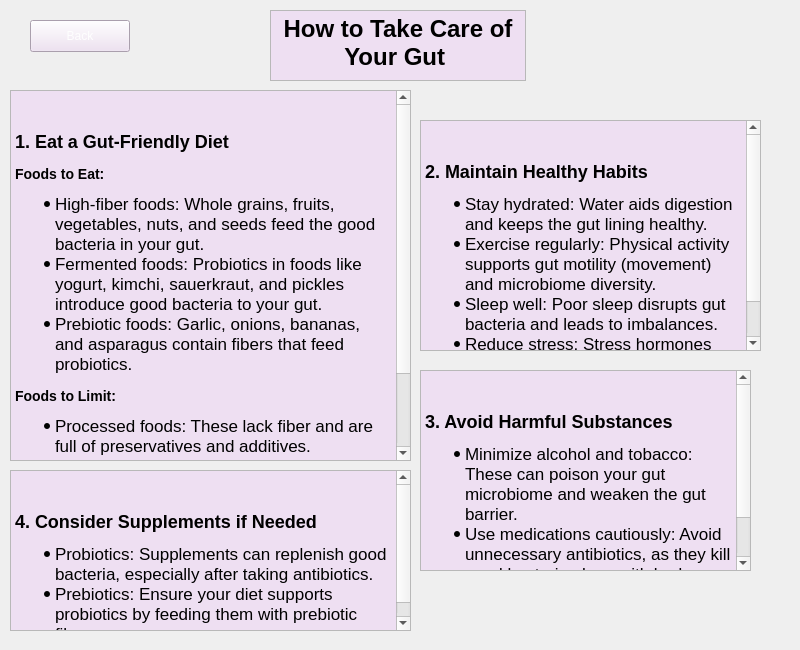
<?xml version="1.0" encoding="UTF-8"?>
<ui version="4.0">
 <class>HowToStayHealthyWidget</class>
 <widget class="QWidget" name="HowToStayHealthyWidget">
  <property name="geometry">
   <rect>
    <x>0</x>
    <y>0</y>
    <width>800</width>
    <height>650</height>
   </rect>
  </property>
  <property name="windowTitle">
   <string>Form</string>
  </property>
  <widget class="QPushButton" name="backToTeachingWidgetButton">
   <property name="geometry">
    <rect>
     <x>30</x>
     <y>20</y>
     <width>100</width>
     <height>32</height>
    </rect>
   </property>
   <property name="styleSheet">
    <string notr="true">background-color: rgb(238, 223, 242);
color: rgb(254, 254, 254);</string>
   </property>
   <property name="text">
    <string>Back</string>
   </property>
  </widget>
  <widget class="QTextBrowser" name="textBrowser">
   <property name="geometry">
    <rect>
     <x>270</x>
     <y>10</y>
     <width>256</width>
     <height>71</height>
    </rect>
   </property>
   <property name="html">
    <string>&lt;!DOCTYPE HTML PUBLIC &quot;-//W3C//DTD HTML 4.0//EN&quot; &quot;http://www.w3.org/TR/REC-html40/strict.dtd&quot;&gt;
&lt;html&gt;&lt;head&gt;&lt;meta name=&quot;qrichtext&quot; content=&quot;1&quot; /&gt;&lt;meta charset=&quot;utf-8&quot; /&gt;&lt;title&gt;How to Take Care of Your Gut&lt;/title&gt;&lt;style type=&quot;text/css&quot;&gt;
p, li { white-space: pre-wrap; }
hr { height: 1px; border-width: 0; }
li.unchecked::marker { content: &quot;\2610&quot;; }
li.checked::marker { content: &quot;\2612&quot;; }
&lt;/style&gt;&lt;/head&gt;&lt;body style=&quot; font-family:'Segoe UI'; font-size:9pt; font-weight:400; font-style:normal;&quot; bgcolor=&quot;#eedff2&quot;&gt;
&lt;h1 align=&quot;center&quot; style=&quot; margin-top:40px; margin-bottom:30px; margin-left:0px; margin-right:0px; -qt-block-indent:0; text-indent:0px;&quot;&gt;&lt;span style=&quot; font-family:'Times New Roman','Times','serif'; font-size:13pt; font-weight:700; color:#000000;&quot;&gt;How to Take Care of Your Gut&lt;/span&gt;&lt;span style=&quot; font-family:'.AppleSystemUIFont'; font-size:13pt; font-weight:700;&quot;&gt; &lt;/span&gt;&lt;/h1&gt;&lt;/body&gt;&lt;/html&gt;</string>
   </property>
  </widget>
  <widget class="QTextBrowser" name="textBrowser_2">
   <property name="geometry">
    <rect>
     <x>10</x>
     <y>90</y>
     <width>401</width>
     <height>371</height>
    </rect>
   </property>
   <property name="html">
    <string>&lt;!DOCTYPE HTML PUBLIC &quot;-//W3C//DTD HTML 4.0//EN&quot; &quot;http://www.w3.org/TR/REC-html40/strict.dtd&quot;&gt;
&lt;html&gt;&lt;head&gt;&lt;meta name=&quot;qrichtext&quot; content=&quot;1&quot; /&gt;&lt;meta charset=&quot;utf-8&quot; /&gt;&lt;title&gt;Eat a Gut-Friendly Diet&lt;/title&gt;&lt;style type=&quot;text/css&quot;&gt;
p, li { white-space: pre-wrap; }
hr { height: 1px; border-width: 0; }
li.unchecked::marker { content: &quot;\2610&quot;; }
li.checked::marker { content: &quot;\2612&quot;; }
&lt;/style&gt;&lt;/head&gt;&lt;body style=&quot; font-family:'Segoe UI'; font-size:9pt; font-weight:400; font-style:normal;&quot; bgcolor=&quot;#eedff2&quot;&gt;
&lt;p style=&quot; margin-top:0px; margin-bottom:0px; margin-left:0px; margin-right:0px; -qt-block-indent:0; text-indent:0px;&quot;&gt;&lt;span style=&quot; font-family:'Times New Roman','Times','serif'; font-size:13pt; color:#000000;&quot;&gt;    &lt;/span&gt;&lt;/p&gt;
&lt;h2 style=&quot; margin-top:16px; margin-bottom:12px; margin-left:0px; margin-right:0px; -qt-block-indent:0; text-indent:0px;&quot;&gt;&lt;span style=&quot; font-family:'Times New Roman','Times','serif'; font-size:13pt; font-weight:700; color:#000000;&quot;&gt;1. Eat a Gut-Friendly Diet    &lt;/span&gt;&lt;/h2&gt;
&lt;h3 style=&quot; margin-top:14px; margin-bottom:12px; margin-left:0px; margin-right:0px; -qt-block-indent:0; text-indent:0px;&quot;&gt;&lt;span style=&quot; font-family:'Times New Roman','Times','serif'; font-size:13pt; font-weight:700; color:#000000;&quot;&gt;Foods to Eat:    &lt;/span&gt;&lt;/h3&gt;
&lt;ul style=&quot;margin-top: 0px; margin-bottom: 0px; margin-left: 0px; margin-right: 0px; -qt-list-indent: 1;&quot;&gt;
&lt;li style=&quot; font-family:'Times New Roman','Times','serif'; font-size:13pt; color:#000000;&quot; style=&quot; margin-top:12px; margin-bottom:0px; margin-left:0px; margin-right:0px; -qt-block-indent:0; text-indent:0px;&quot;&gt;High-fiber foods: Whole grains, fruits, vegetables, nuts, and seeds feed the good bacteria in your gut.        &lt;/li&gt;
&lt;li style=&quot; font-family:'Times New Roman','Times','serif'; font-size:13pt; color:#000000;&quot; style=&quot; margin-top:0px; margin-bottom:0px; margin-left:0px; margin-right:0px; -qt-block-indent:0; text-indent:0px;&quot;&gt;Fermented foods: Probiotics in foods like yogurt, kimchi, sauerkraut, and pickles introduce good bacteria to your gut.        &lt;/li&gt;
&lt;li style=&quot; font-family:'Times New Roman','Times','serif'; font-size:13pt; color:#000000;&quot; style=&quot; margin-top:0px; margin-bottom:12px; margin-left:0px; margin-right:0px; -qt-block-indent:0; text-indent:0px;&quot;&gt;Prebiotic foods: Garlic, onions, bananas, and asparagus contain fibers that feed probiotics.        &lt;/li&gt;&lt;/ul&gt;
&lt;h3 style=&quot; margin-top:14px; margin-bottom:12px; margin-left:0px; margin-right:0px; -qt-block-indent:0; text-indent:0px;&quot;&gt;&lt;span style=&quot; font-family:'Times New Roman','Times','serif'; font-size:13pt; font-weight:700; color:#000000;&quot;&gt;Foods to Limit:    &lt;/span&gt;&lt;/h3&gt;
&lt;ul style=&quot;margin-top: 0px; margin-bottom: 0px; margin-left: 0px; margin-right: 0px; -qt-list-indent: 1;&quot;&gt;
&lt;li style=&quot; font-family:'Times New Roman','Times','serif'; font-size:13pt; color:#000000;&quot; style=&quot; margin-top:12px; margin-bottom:0px; margin-left:0px; margin-right:0px; -qt-block-indent:0; text-indent:0px;&quot;&gt;Processed foods: These lack fiber and are full of preservatives and additives.        &lt;/li&gt;
&lt;li style=&quot; font-family:'Times New Roman','Times','serif'; font-size:13pt; color:#000000;&quot; style=&quot; margin-top:0px; margin-bottom:0px; margin-left:0px; margin-right:0px; -qt-block-indent:0; text-indent:0px;&quot;&gt;Foods high in sugar and saturated fats: These encourage harmful bacteria to grow.        &lt;/li&gt;
&lt;li style=&quot; font-family:'Times New Roman','Times','serif'; font-size:13pt; color:#000000;&quot; style=&quot; margin-top:0px; margin-bottom:12px; margin-left:0px; margin-right:0px; -qt-block-indent:0; text-indent:0px;&quot;&gt;Red meat and egg yolks (in excess): Some bacteria turn these into TMAO, a harmful chemical.    &lt;/li&gt;&lt;/ul&gt;&lt;/body&gt;&lt;/html&gt;</string>
   </property>
  </widget>
  <widget class="QTextBrowser" name="textBrowser_3">
   <property name="geometry">
    <rect>
     <x>420</x>
     <y>120</y>
     <width>341</width>
     <height>231</height>
    </rect>
   </property>
   <property name="html">
    <string>&lt;!DOCTYPE HTML PUBLIC &quot;-//W3C//DTD HTML 4.0//EN&quot; &quot;http://www.w3.org/TR/REC-html40/strict.dtd&quot;&gt;
&lt;html&gt;&lt;head&gt;&lt;meta name=&quot;qrichtext&quot; content=&quot;1&quot; /&gt;&lt;meta charset=&quot;utf-8&quot; /&gt;&lt;title&gt;Maintain Healthy Habits&lt;/title&gt;&lt;style type=&quot;text/css&quot;&gt;
p, li { white-space: pre-wrap; }
hr { height: 1px; border-width: 0; }
li.unchecked::marker { content: &quot;\2610&quot;; }
li.checked::marker { content: &quot;\2612&quot;; }
&lt;/style&gt;&lt;/head&gt;&lt;body style=&quot; font-family:'Segoe UI'; font-size:9pt; font-weight:400; font-style:normal;&quot; bgcolor=&quot;#eedff2&quot;&gt;
&lt;p style=&quot; margin-top:0px; margin-bottom:0px; margin-left:0px; margin-right:0px; -qt-block-indent:0; text-indent:0px;&quot;&gt;&lt;span style=&quot; font-family:'Times New Roman','Times','serif'; font-size:13pt; color:#ffffff;&quot;&gt;    &lt;/span&gt;&lt;/p&gt;
&lt;h2 style=&quot; margin-top:16px; margin-bottom:12px; margin-left:0px; margin-right:0px; -qt-block-indent:0; text-indent:0px;&quot;&gt;&lt;span style=&quot; font-family:'Times New Roman','Times','serif'; font-size:13pt; font-weight:700; color:#000000;&quot;&gt;2. Maintain Healthy Habits    &lt;/span&gt;&lt;/h2&gt;
&lt;ul style=&quot;margin-top: 0px; margin-bottom: 0px; margin-left: 0px; margin-right: 0px; -qt-list-indent: 1;&quot;&gt;
&lt;li style=&quot; font-family:'Times New Roman','Times','serif'; font-size:13pt; color:#000000;&quot; style=&quot; margin-top:12px; margin-bottom:0px; margin-left:0px; margin-right:0px; -qt-block-indent:0; text-indent:0px;&quot;&gt;Stay hydrated: Water aids digestion and keeps the gut lining healthy.        &lt;/li&gt;
&lt;li style=&quot; font-family:'Times New Roman','Times','serif'; font-size:13pt; color:#000000;&quot; style=&quot; margin-top:0px; margin-bottom:0px; margin-left:0px; margin-right:0px; -qt-block-indent:0; text-indent:0px;&quot;&gt;Exercise regularly: Physical activity supports gut motility (movement) and microbiome diversity.        &lt;/li&gt;
&lt;li style=&quot; font-family:'Times New Roman','Times','serif'; font-size:13pt; color:#000000;&quot; style=&quot; margin-top:0px; margin-bottom:0px; margin-left:0px; margin-right:0px; -qt-block-indent:0; text-indent:0px;&quot;&gt;Sleep well: Poor sleep disrupts gut bacteria and leads to imbalances.        &lt;/li&gt;
&lt;li style=&quot; font-family:'Times New Roman','Times','serif'; font-size:13pt; color:#000000;&quot; style=&quot; margin-top:0px; margin-bottom:12px; margin-left:0px; margin-right:0px; -qt-block-indent:0; text-indent:0px;&quot;&gt;Reduce stress: Stress hormones can harm your gut lining and change your microbiome.    &lt;/li&gt;&lt;/ul&gt;&lt;/body&gt;&lt;/html&gt;</string>
   </property>
  </widget>
  <widget class="QTextBrowser" name="textBrowser_4">
   <property name="geometry">
    <rect>
     <x>420</x>
     <y>370</y>
     <width>331</width>
     <height>201</height>
    </rect>
   </property>
   <property name="html">
    <string>&lt;!DOCTYPE HTML PUBLIC &quot;-//W3C//DTD HTML 4.0//EN&quot; &quot;http://www.w3.org/TR/REC-html40/strict.dtd&quot;&gt;
&lt;html&gt;&lt;head&gt;&lt;meta name=&quot;qrichtext&quot; content=&quot;1&quot; /&gt;&lt;meta charset=&quot;utf-8&quot; /&gt;&lt;title&gt;Avoid Harmful Substances&lt;/title&gt;&lt;style type=&quot;text/css&quot;&gt;
p, li { white-space: pre-wrap; }
hr { height: 1px; border-width: 0; }
li.unchecked::marker { content: &quot;\2610&quot;; }
li.checked::marker { content: &quot;\2612&quot;; }
&lt;/style&gt;&lt;/head&gt;&lt;body style=&quot; font-family:'Segoe UI'; font-size:9pt; font-weight:400; font-style:normal;&quot; bgcolor=&quot;#eedff2&quot;&gt;
&lt;p style=&quot; margin-top:0px; margin-bottom:0px; margin-left:0px; margin-right:0px; -qt-block-indent:0; text-indent:0px;&quot;&gt;&lt;span style=&quot; font-family:'Times New Roman','Times','serif'; font-size:13pt; color:#000000;&quot;&gt;    &lt;/span&gt;&lt;/p&gt;
&lt;h2 style=&quot; margin-top:16px; margin-bottom:12px; margin-left:0px; margin-right:0px; -qt-block-indent:0; text-indent:0px;&quot;&gt;&lt;span style=&quot; font-family:'Times New Roman','Times','serif'; font-size:13pt; font-weight:700; color:#000000;&quot;&gt;3. Avoid Harmful Substances    &lt;/span&gt;&lt;/h2&gt;
&lt;ul style=&quot;margin-top: 0px; margin-bottom: 0px; margin-left: 0px; margin-right: 0px; -qt-list-indent: 1;&quot;&gt;
&lt;li style=&quot; font-family:'Times New Roman','Times','serif'; font-size:13pt; color:#000000;&quot; style=&quot; margin-top:12px; margin-bottom:0px; margin-left:0px; margin-right:0px; -qt-block-indent:0; text-indent:0px;&quot;&gt;Minimize alcohol and tobacco: These can poison your gut microbiome and weaken the gut barrier.        &lt;/li&gt;
&lt;li style=&quot; font-family:'Times New Roman','Times','serif'; font-size:13pt; color:#000000;&quot; style=&quot; margin-top:0px; margin-bottom:12px; margin-left:0px; margin-right:0px; -qt-block-indent:0; text-indent:0px;&quot;&gt;Use medications cautiously: Avoid unnecessary antibiotics, as they kill good bacteria along with bad ones. Acid blockers and NSAIDs can also disrupt gut health.    &lt;/li&gt;&lt;/ul&gt;&lt;/body&gt;&lt;/html&gt;</string>
   </property>
  </widget>
  <widget class="QTextBrowser" name="textBrowser_5">
   <property name="geometry">
    <rect>
     <x>10</x>
     <y>470</y>
     <width>401</width>
     <height>161</height>
    </rect>
   </property>
   <property name="html">
    <string>&lt;!DOCTYPE HTML PUBLIC &quot;-//W3C//DTD HTML 4.0//EN&quot; &quot;http://www.w3.org/TR/REC-html40/strict.dtd&quot;&gt;
&lt;html&gt;&lt;head&gt;&lt;meta name=&quot;qrichtext&quot; content=&quot;1&quot; /&gt;&lt;meta charset=&quot;utf-8&quot; /&gt;&lt;title&gt;Consider Supplements if Needed&lt;/title&gt;&lt;style type=&quot;text/css&quot;&gt;
p, li { white-space: pre-wrap; }
hr { height: 1px; border-width: 0; }
li.unchecked::marker { content: &quot;\2610&quot;; }
li.checked::marker { content: &quot;\2612&quot;; }
&lt;/style&gt;&lt;/head&gt;&lt;body style=&quot; font-family:'Segoe UI'; font-size:9pt; font-weight:400; font-style:normal;&quot; bgcolor=&quot;#eedff2&quot;&gt;
&lt;p style=&quot; margin-top:0px; margin-bottom:0px; margin-left:0px; margin-right:0px; -qt-block-indent:0; text-indent:0px;&quot;&gt;&lt;span style=&quot; font-family:'Times New Roman','Times','serif'; font-size:13pt; color:#ffffff;&quot;&gt;    &lt;/span&gt;&lt;/p&gt;
&lt;h2 style=&quot; margin-top:16px; margin-bottom:12px; margin-left:0px; margin-right:0px; -qt-block-indent:0; text-indent:0px;&quot;&gt;&lt;span style=&quot; font-family:'Times New Roman','Times','serif'; font-size:13pt; font-weight:700; color:#000000;&quot;&gt;4. Consider Supplements if Needed    &lt;/span&gt;&lt;/h2&gt;
&lt;ul style=&quot;margin-top: 0px; margin-bottom: 0px; margin-left: 0px; margin-right: 0px; -qt-list-indent: 1;&quot;&gt;
&lt;li style=&quot; font-family:'Times New Roman','Times','serif'; font-size:13pt; color:#000000;&quot; style=&quot; margin-top:12px; margin-bottom:0px; margin-left:0px; margin-right:0px; -qt-block-indent:0; text-indent:0px;&quot;&gt;Probiotics: Supplements can replenish good bacteria, especially after taking antibiotics.        &lt;/li&gt;
&lt;li style=&quot; font-family:'Times New Roman','Times','serif'; font-size:13pt; color:#000000;&quot; style=&quot; margin-top:0px; margin-bottom:12px; margin-left:0px; margin-right:0px; -qt-block-indent:0; text-indent:0px;&quot;&gt;Prebiotics: Ensure your diet supports probiotics by feeding them with prebiotic fibers.    &lt;/li&gt;&lt;/ul&gt;&lt;/body&gt;&lt;/html&gt;</string>
   </property>
  </widget>
 </widget>
 <resources/>
 <connections/>
</ui>
